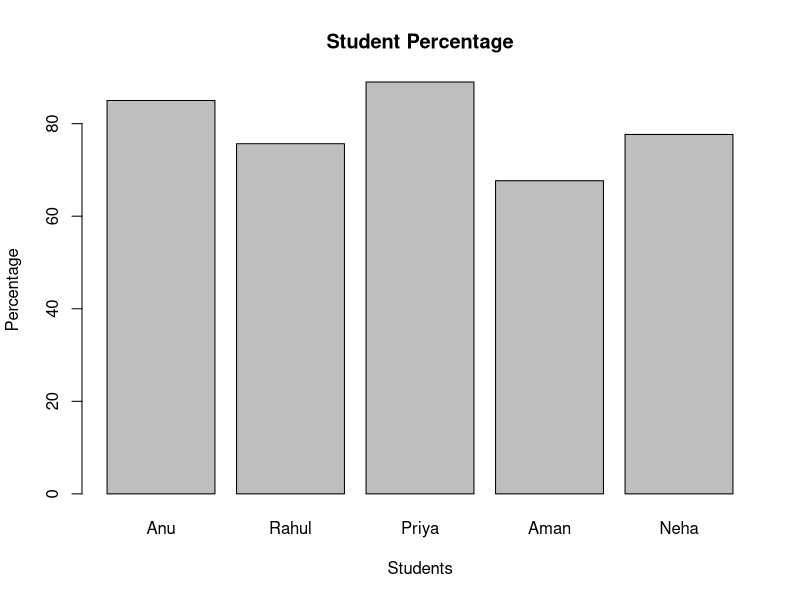

Source code (R):
# Student Marks Analysis using R

# Student names
students <- c("Anu", "Rahul", "Priya", "Aman", "Neha")

# Marks in three subjects
Maths <- c(85, 72, 90, 65, 78)
Science <- c(88, 75, 92, 70, 80)
English <- c(82, 80, 85, 68, 75)

# Create data frame
data <- data.frame(
  Student = students,
  Maths = Maths,
  Science = Science,
  English = English
)

# Calculate total marks
data$Total <- data$Maths + data$Science + data$English

# Calculate percentage
data$Percentage <- data$Total / 3

# Display student data
print(data)

# Find average percentage
average <- mean(data$Percentage)

cat("Average Percentage:", average, "%\n")

# Find student with highest percentage
top_student <- data$Student[which.max(data$Percentage)]

cat("Top Student:", top_student, "\n")

# Display students who scored above 80%
cat("Students scoring above 80%:\n")
print(data$Student[data$Percentage > 80])

# Bar chart of student percentages
barplot(
  data$Percentage,
  names.arg = data$Student,
  main = "Student Percentage",
  xlab = "Students",
  ylab = "Percentage"
)
